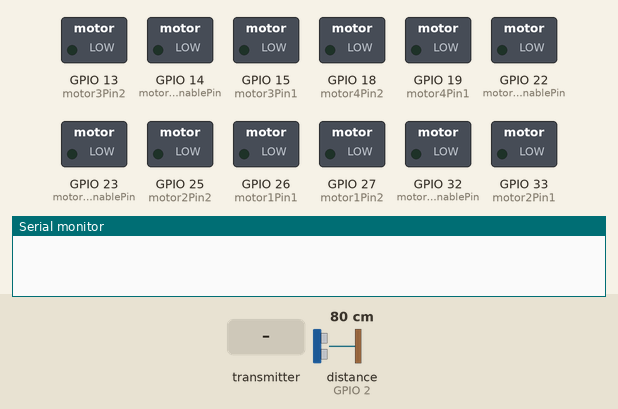
Recording of a sketch running on a simulated ESP32. On the bench: switched loads named in the sketch (green lamp = pin HIGH), the last lines printed to the serial monitor. Wiring (inferred from the names in the program): ultrasonic range finder: trigger GPIO 5; echo GPIO 2. The test bench sets the inputs (shaded band); at power-on: distance to the obstacle (sensor on GPIO 2) 80 cm. The echo pulse lasts 58.3 µs per cm; pins used as bus, display or sensor lines are not drawn.

Above: at 1.2 s.
1.3 s: the transmitter starts sending pitch = 25
At 1.9 s:
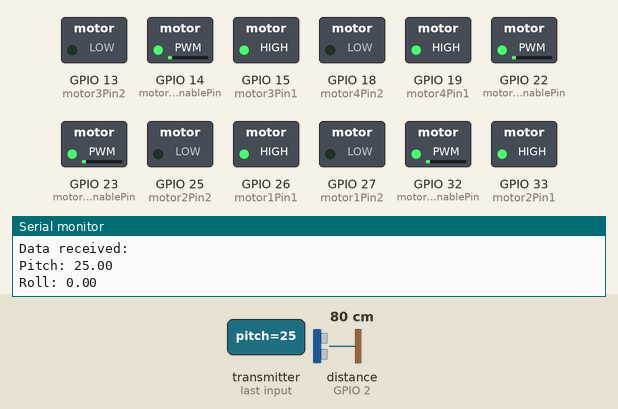
2.9 s: distance to the obstacle (sensor on GPIO 2) set to 13 cm
4.6 s: distance to the obstacle (sensor on GPIO 2) set to 10 cm
At 5.7 s:
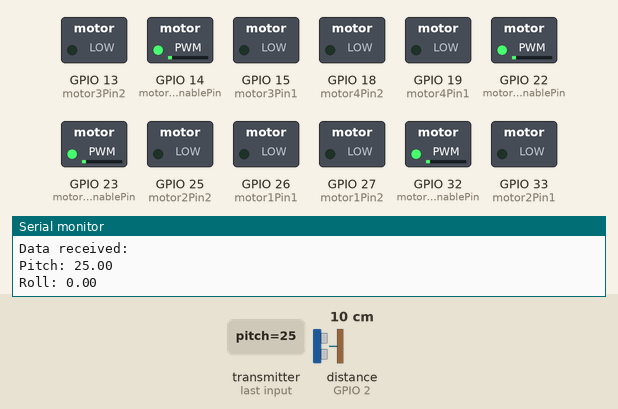
6.4 s: the transmitter starts sending roll = 25
At 6.9 s:
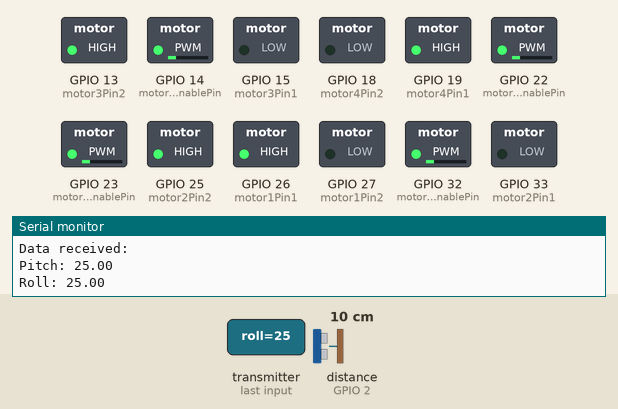
8.0 s: the transmitter starts sending pitch = 50
At 9.3 s:
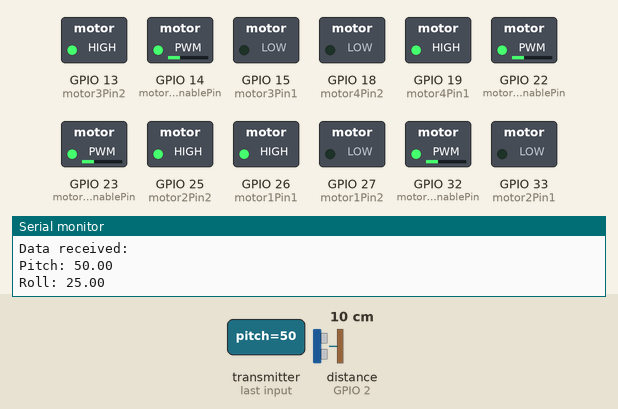
9.6 s: the transmitter starts sending roll = 100
At 10.5 s:
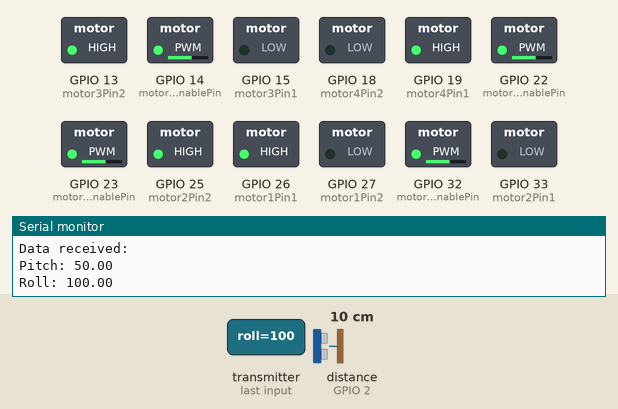
Timing chart, 0 to 12.2 s (numbered marks = the images above; inputs shaded):
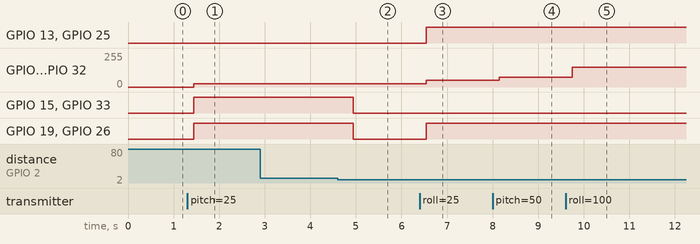

The sketch:

robot.ino
```cpp
#include <esp_now.h>
#include <WiFi.h>

#define triggerPin 5
#define echoPin 2

typedef struct struct_message {
  float pitch;
  float roll;
} struct_message;

struct_message myData;

const int motor1Pin1 = 26;
const int motor1Pin2 = 27;
const int motor1EnablePin = 14;

const int motor2Pin1 = 33;
const int motor2Pin2 = 25;
const int motor2EnablePin = 32;

const int motor3Pin1 = 15;
const int motor3Pin2 = 13;
const int motor3EnablePin = 22;

const int motor4Pin1 = 19;
const int motor4Pin2 = 18;
const int motor4EnablePin = 23;

void OnDataRecv(const uint8_t *mac, const uint8_t *incomingData, int len) {
  if (len == sizeof(struct_message)) {
    memcpy(&myData, incomingData, sizeof(myData));
    Serial.println("Data received:");
    Serial.print("Pitch: ");
    Serial.println(myData.pitch);
    Serial.print("Roll: ");
    Serial.println(myData.roll);
    Serial.println();

    // Set motor direction based on received data
    directionMotor(myData.pitch, myData.roll);

    float speed = abs(myData.pitch) + abs(myData.roll);

    analogWrite(motor1EnablePin, speed);
    analogWrite(motor2EnablePin, speed);
    analogWrite(motor3EnablePin, speed);
    analogWrite(motor4EnablePin, speed);

  } else {
    Serial.println("Received data size doesn't match expected size");
  }
}

long measureFrontDistance() {
  long duration, distance;

  // Kirim pulsa ultrasonik
  digitalWrite(triggerPin, LOW);
  delayMicroseconds(2);
  digitalWrite(triggerPin, HIGH);
  delayMicroseconds(10);
  digitalWrite(triggerPin, LOW);

  // Baca durasi pantulan ultrasonik
  duration = pulseIn(echoPin, HIGH);

  // Hitung jarak berdasarkan waktu tempuh
  distance = (duration * 0.0343) / 2;

  delay(90);

  return distance;
}

void directionMotor(float pitch, float roll) {
  long frontDistance = measureFrontDistance();

  if (pitch > 20 && frontDistance > 10) {
    digitalWrite(motor1Pin1, HIGH);
    digitalWrite(motor1Pin2, LOW);

    digitalWrite(motor2Pin1, HIGH);
    digitalWrite(motor2Pin2, LOW);

    digitalWrite(motor3Pin1, HIGH);
    digitalWrite(motor3Pin2, LOW);

    digitalWrite(motor4Pin1, HIGH);
    digitalWrite(motor4Pin2, LOW);
  }

  else if (pitch < -20) {
    // Motors move backward
    digitalWrite(motor1Pin1, LOW);
    digitalWrite(motor1Pin2, HIGH);

    digitalWrite(motor2Pin1, LOW);
    digitalWrite(motor2Pin2, HIGH);

    digitalWrite(motor3Pin1, LOW);
    digitalWrite(motor3Pin2, HIGH);

    digitalWrite(motor4Pin1, LOW);
    digitalWrite(motor4Pin2, HIGH);
  }

  else if (roll > 20) {
    // Motors move right
    digitalWrite(motor1Pin1, HIGH);
    digitalWrite(motor1Pin2, LOW);

    digitalWrite(motor2Pin1, LOW);
    digitalWrite(motor2Pin2, HIGH);

    digitalWrite(motor3Pin1, LOW);
    digitalWrite(motor3Pin2, HIGH);

    digitalWrite(motor4Pin1, HIGH);
    digitalWrite(motor4Pin2, LOW);
  }

  else if (roll < -20) {
    // Motors move left
    digitalWrite(motor1Pin1, LOW);
    digitalWrite(motor1Pin2, HIGH);

    digitalWrite(motor2Pin1, HIGH);
    digitalWrite(motor2Pin2, LOW);

    digitalWrite(motor3Pin1, HIGH);
    digitalWrite(motor3Pin2, LOW);

    digitalWrite(motor4Pin1, LOW);
    digitalWrite(motor4Pin2, HIGH);
  }

  else if (pitch > 20 && roll > 20) {
    // Motors move tilt forward riht
    digitalWrite(motor1Pin1, LOW);
    digitalWrite(motor1Pin2, LOW);

    digitalWrite(motor2Pin1, HIGH);
    digitalWrite(motor2Pin2, LOW);

    digitalWrite(motor3Pin1, HIGH);
    digitalWrite(motor3Pin2, LOW);

    digitalWrite(motor4Pin1, LOW);
    digitalWrite(motor4Pin2, LOW);
  }

  else if (pitch > 20 && roll < -20) {
    // Motors move tilt forward left
    digitalWrite(motor1Pin1, HIGH);
    digitalWrite(motor1Pin2, LOW);

    digitalWrite(motor2Pin1, LOW);
    digitalWrite(motor2Pin2, LOW);

    digitalWrite(motor3Pin1, LOW);
    digitalWrite(motor3Pin2, LOW);

    digitalWrite(motor4Pin1, HIGH);
    digitalWrite(motor4Pin2, LOW);
  }

  else if (pitch < -20 && roll > 20) {
    // Motors move tilt backward right
    digitalWrite(motor1Pin1, LOW);
    digitalWrite(motor1Pin2, LOW);

    digitalWrite(motor2Pin1, LOW);
    digitalWrite(motor2Pin2, HIGH);

    digitalWrite(motor3Pin1, LOW);
    digitalWrite(motor3Pin2, HIGH);

    digitalWrite(motor4Pin1, LOW);
    digitalWrite(motor4Pin2, LOW);
  }

  else if (pitch < -20 && roll < -20) {
    // Motors move tilt backward left
    digitalWrite(motor1Pin1, LOW);
    digitalWrite(motor1Pin2, HIGH);

    digitalWrite(motor2Pin1, LOW);
    digitalWrite(motor2Pin2, LOW);

    digitalWrite(motor3Pin1, LOW);
    digitalWrite(motor3Pin2, LOW);

    digitalWrite(motor4Pin1, LOW);
    digitalWrite(motor4Pin2, HIGH);
  }

  else {
    // Motors stop
    digitalWrite(motor1Pin1, LOW);
    digitalWrite(motor1Pin2, LOW);

    digitalWrite(motor2Pin1, LOW);
    digitalWrite(motor2Pin2, LOW);

    digitalWrite(motor3Pin1, LOW);
    digitalWrite(motor3Pin2, LOW);

    digitalWrite(motor4Pin1, LOW);
    digitalWrite(motor4Pin2, LOW);
  }

  //float motorSpeed = myData.pitch + myData.roll;
  //float motorSpeedScaled = constrain(abs(motorSpeed), 0, 255);
}


void setup() {
  Serial.begin(115200);
  WiFi.mode(WIFI_STA);


  if (esp_now_init() != ESP_OK) {
    Serial.println("Error initializing ESP-NOW");
    return;
  }

  esp_now_register_recv_cb(OnDataRecv);

  // Initialize motor control pins
  pinMode(motor1Pin1, OUTPUT);
  pinMode(motor1Pin2, OUTPUT);
  pinMode(motor1EnablePin, OUTPUT);

  pinMode(motor2Pin1, OUTPUT);
  pinMode(motor2Pin2, OUTPUT);
  pinMode(motor2EnablePin, OUTPUT);

  pinMode(motor3Pin1, OUTPUT);
  pinMode(motor3Pin2, OUTPUT);
  pinMode(motor3EnablePin, OUTPUT);

  pinMode(motor4Pin1, OUTPUT);
  pinMode(motor4Pin2, OUTPUT);
  pinMode(motor4EnablePin, OUTPUT);

  pinMode(triggerPin, OUTPUT);
  pinMode(echoPin, INPUT);
}

void loop() {
  long duration, distance;

  // Kirim pulsa ultrasonik
  digitalWrite(triggerPin, LOW);
  delayMicroseconds(2);
  digitalWrite(triggerPin, HIGH);
  delayMicroseconds(10);
  digitalWrite(triggerPin, LOW);

  // Baca durasi pantulan ultrasonik
  duration = pulseIn(echoPin, HIGH);

  // Hitung jarak berdasarkan waktu tempuh
  distance = (duration * 0.0343) / 2;

  delay(90);
}
```

Measured:
- the behaviour switches between 12 and 11 cm on distance to the obstacle (sensor on GPIO 2) (found by bisection; images 1 and 2)
- after the input at 1.3 s, GPIO 14 (motor1EnablePin), GPIO 22 (motor3EnablePin), GPIO 23 (motor4EnablePin), GPIO 32 (motor2EnablePin): 0/255 → 25/255 after 0.15 s; GPIO 15 (motor3Pin1), GPIO 19 (motor4Pin1), GPIO 26 (motor1Pin1), GPIO 33 (motor2Pin1): LOW → HIGH after 0.15 s
- after the input at 4.6 s, GPIO 15 (motor3Pin1), GPIO 19 (motor4Pin1), GPIO 26 (motor1Pin1), GPIO 33 (motor2Pin1): HIGH → LOW after 0.34 s
- after the input at 6.4 s, GPIO 13 (motor3Pin2), GPIO 19 (motor4Pin1), GPIO 25 (motor2Pin2), GPIO 26 (motor1Pin1): LOW → HIGH after 0.14 s; GPIO 14 (motor1EnablePin), GPIO 22 (motor3EnablePin), GPIO 23 (motor4EnablePin), GPIO 32 (motor2EnablePin): 25/255 → 50/255 after 0.14 s
- after the input at 8.0 s, GPIO 14 (motor1EnablePin), GPIO 22 (motor3EnablePin), GPIO 23 (motor4EnablePin), GPIO 32 (motor2EnablePin): 50/255 → 75/255 after 0.14 s
- after the input at 9.6 s, GPIO 14 (motor1EnablePin), GPIO 22 (motor3EnablePin), GPIO 23 (motor4EnablePin), GPIO 32 (motor2EnablePin): 75/255 → 150/255 after 0.14 s
